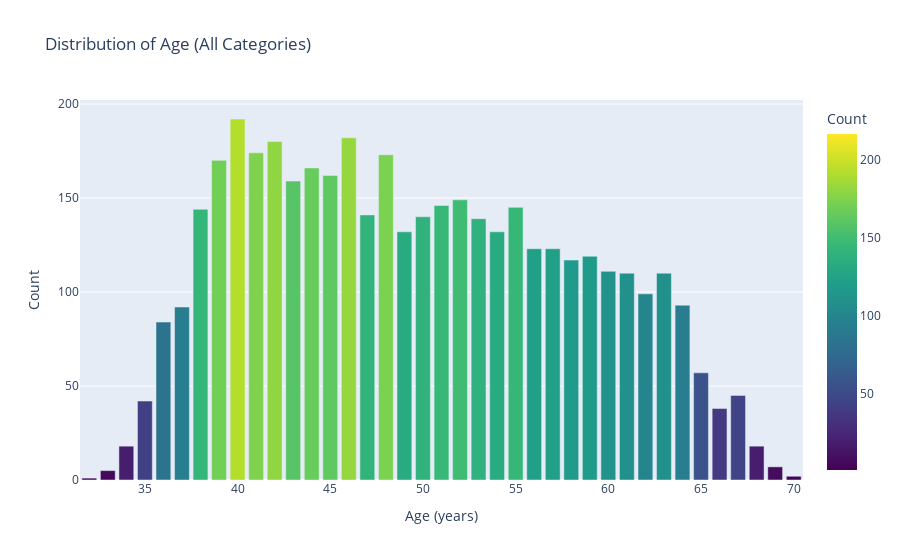

The notebook cell this image was saved under:
### Code cell
age_counts = df['age'].value_counts().sort_index().reset_index()
age_counts.columns = ['Age', 'Count']  


bar_chart = px.bar(
    age_counts,
    x='Age',
    y='Count',
    title='Distribution of Age (All Categories)',
    labels={'Age': 'Age (years)', 'Count': 'Count'},
    color='Count',  
    color_continuous_scale='Viridis',  
    color_continuous_midpoint=age_counts['Count'].mean()  
)

bar_chart.update_layout(
    showlegend=True,
    coloraxis_colorbar=dict(title="Count")  
)

bar_chart.show()

### Figure 1 — Plotly figure (JSON) as saved in the notebook; plotly's stock layout.template omitted (floating-point values rounded to 4 significant figures)
{"data": [{"alignmentgroup": "True", "hovertemplate": "Age (years)=%{x}<br>Count=%{marker.color}<extra></extra>", "legendgroup": "", "marker": {"color": [1, 5, 18, 42, 84, 92, 144, 170, 192, 174, 180, 159, 166, 162, 182, 141, 173, 132, 140, 146, 149, 139, 132, 145, 123, 123, 117, 119, 111, 110, 99, 110, 93, 57, 38, 45, 18, 7, 2], "coloraxis": "coloraxis", "pattern": {"shape": ""}}, "name": "", "offsetgroup": "", "orientation": "v", "showlegend": false, "textposition": "auto", "type": "bar", "x": [32, 33, 34, 35, 36, 37, 38, 39, 40, 41, 42, 43, 44, 45, 46, 47, 48, 49, 50, 51, 52, 53, 54, 55, 56, 57, 58, 59, 60, 61, 62, 63, 64, 65, 66, 67, 68, 69, 70], "xaxis": "x", "y": [1, 5, 18, 42, 84, 92, 144, 170, 192, 174, 180, 159, 166, 162, 182, 141, 173, 132, 140, 146, 149, 139, 132, 145, 123, 123, 117, 119, 111, 110, 99, 110, 93, 57, 38, 45, 18, 7, 2], "yaxis": "y"}], "layout": {"barmode": "relative", "coloraxis": {"cmid": 108.7, "colorbar": {"title": {"text": "Count"}}, "colorscale": [[0, "#440154"], [0.1111, "#482878"], [0.2222, "#3e4989"], [0.3333, "#31688e"], [0.4444, "#26828e"], [0.5556, "#1f9e89"], [0.6667, "#35b779"], [0.7778, "#6ece58"], [0.8889, "#b5de2b"], [1, "#fde725"]]}, "legend": {"tracegroupgap": 0}, "showlegend": true, "title": {"text": "Distribution of Age (All Categories)"}, "xaxis": {"anchor": "y", "domain": [0, 1], "title": {"text": "Age (years)"}}, "yaxis": {"anchor": "x", "domain": [0, 1], "title": {"text": "Count"}}}}
